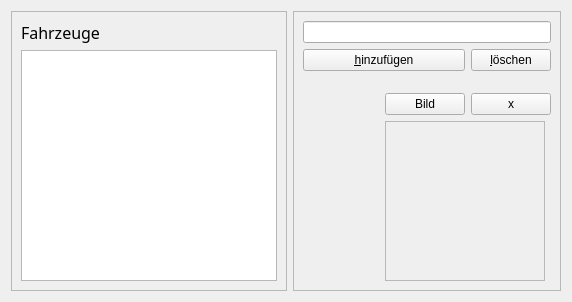
     <widget class="QWidget" name="tab_6" >
      <attribute name="title" >
       <string>Fahrzeuge</string>
      </attribute>
      <layout class="QGridLayout" >
       <item row="0" column="0" >
        <widget class="QFrame" name="frame_4" >
         <property name="frameShape" >
          <enum>QFrame::StyledPanel</enum>
         </property>
         <property name="frameShadow" >
          <enum>QFrame::Raised</enum>
         </property>
         <layout class="QVBoxLayout" >
          <item>
           <widget class="QLabel" name="label_29" >
            <property name="font" >
             <font>
              <family>Sans Serif</family>
              <pointsize>12</pointsize>
              <weight>50</weight>
              <italic>false</italic>
              <bold>false</bold>
              <underline>false</underline>
              <strikeout>false</strikeout>
             </font>
            </property>
            <property name="text" >
             <string>Fahrzeuge</string>
            </property>
            <property name="scaledContents" >
             <bool>true</bool>
            </property>
           </widget>
          </item>
          <item>
           <widget class="QListWidget" name="listWidgetCar" />
          </item>
         </layout>
        </widget>
       </item>
       <item row="0" column="1" >
        <widget class="QFrame" name="frame_3" >
         <property name="frameShape" >
          <enum>QFrame::StyledPanel</enum>
         </property>
         <property name="frameShadow" >
          <enum>QFrame::Raised</enum>
         </property>
         <layout class="QGridLayout" >
          <item row="0" column="0" colspan="3" >
           <widget class="QLineEdit" name="lineEditCar" />
          </item>
          <item row="1" column="0" colspan="2" >
           <widget class="QPushButton" name="pushButtonAddCar" >
            <property name="text" >
             <string>&amp;hinzufügen</string>
            </property>
            <property name="shortcut" >
             <string>Alt+H</string>
            </property>
           </widget>
          </item>
          <item row="1" column="2" >
           <widget class="QPushButton" name="pushButtonDelCar" >
            <property name="text" >
             <string>&amp;löschen</string>
            </property>
            <property name="shortcut" >
             <string>Alt+I</string>
            </property>
           </widget>
          </item>
          <item row="2" column="0" colspan="3" >
           <spacer>
            <property name="orientation" >
             <enum>Qt::Vertical</enum>
            </property>
            <property name="sizeHint" >
             <size>
              <width>248</width>
              <height>16</height>
             </size>
            </property>
           </spacer>
          </item>
          <item row="3" column="1" >
           <widget class="QPushButton" name="pushButtonAddCarImage" >
            <property name="text" >
             <string>Bild</string>
            </property>
            <property name="shortcut" >
             <string>Alt+H</string>
            </property>
           </widget>
          </item>
          <item row="3" column="2" >
           <widget class="QPushButton" name="pushButtonRemoveCarImage" >
            <property name="text" >
             <string>x</string>
            </property>
            <property name="shortcut" >
             <string>Alt+H</string>
            </property>
           </widget>
          </item>
          <item row="4" column="0" >
           <spacer>
            <property name="orientation" >
             <enum>Qt::Horizontal</enum>
            </property>
            <property name="sizeHint" >
             <size>
              <width>71</width>
              <height>151</height>
             </size>
            </property>
           </spacer>
          </item>
          <item row="4" column="1" colspan="2" >
           <widget class="QLabel" name="labelCarImage" >
            <property name="minimumSize" >
             <size>
              <width>160</width>
              <height>160</height>
             </size>
            </property>
            <property name="maximumSize" >
             <size>
              <width>160</width>
              <height>160</height>
             </size>
            </property>
            <property name="frameShape" >
             <enum>QFrame::StyledPanel</enum>
            </property>
            <property name="frameShadow" >
             <enum>QFrame::Sunken</enum>
            </property>
            <property name="text" >
             <string/>
            </property>
           </widget>
          </item>
         </layout>
        </widget>
       </item>
      </layout>
     </widget>
